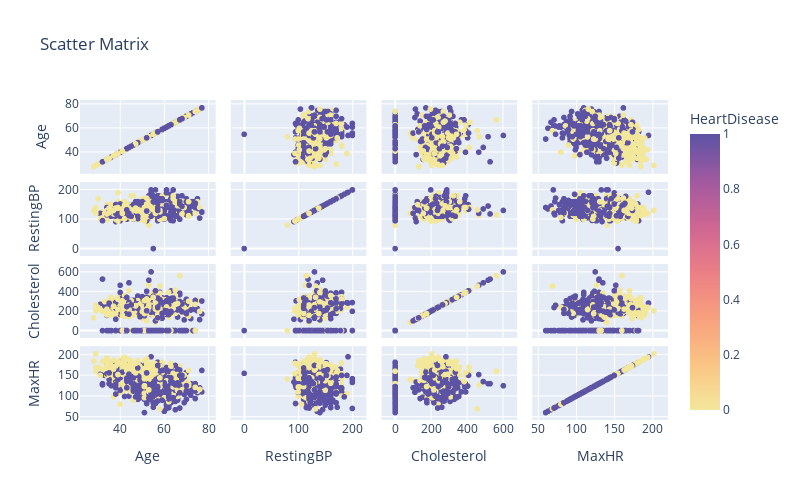

Write notebook code for a chart like this one.
### Code cell
heart_matrix = px.scatter_matrix(
    heart_disease,
    dimensions=['Age', 'RestingBP', 'Cholesterol', 'MaxHR'],
    color='HeartDisease',
    title='Scatter Matrix',
    color_continuous_scale='Sunset'
)

heart_matrix.show()

### Figure 1 — Plotly figure (JSON) as saved in the notebook; plotly's stock layout.template omitted (floating-point values rounded to 4 significant figures; data arrays with more than 128 entries replaced by an {"elided": "..."} marker saying what was removed)
{"data": [{"dimensions": [{"axis": {"matches": true}, "label": "Age", "values": {"elided": "918 int values"}}, {"axis": {"matches": true}, "label": "RestingBP", "values": {"elided": "918 int values"}}, {"axis": {"matches": true}, "label": "Cholesterol", "values": {"elided": "918 int values"}}, {"axis": {"matches": true}, "label": "MaxHR", "values": {"elided": "918 int values"}}], "hovertemplate": "%{xaxis.title.text}=%{x}<br>%{yaxis.title.text}=%{y}<br>HeartDisease=%{marker.color}<extra></extra>", "legendgroup": "", "marker": {"color": {"elided": "918 int values"}, "coloraxis": "coloraxis", "symbol": "circle"}, "name": "", "showlegend": false, "type": "splom"}], "layout": {"coloraxis": {"colorbar": {"title": {"text": "HeartDisease"}}, "colorscale": [[0, "rgb(243, 231, 155)"], [0.1667, "rgb(250, 196, 132)"], [0.3333, "rgb(248, 160, 126)"], [0.5, "rgb(235, 127, 134)"], [0.6667, "rgb(206, 102, 147)"], [0.8333, "rgb(160, 89, 160)"], [1, "rgb(92, 83, 165)"]]}, "dragmode": "select", "height": 500, "legend": {"tracegroupgap": 0}, "title": {"text": "Scatter Matrix"}, "width": 800, "xaxis": {"autorange": true, "range": [21.82, 83.18], "type": "linear"}, "xaxis2": {"autorange": true, "range": [-25.24, 225.2], "type": "linear"}, "xaxis3": {"autorange": true, "range": [-76.11, 679.1], "type": "linear"}, "xaxis4": {"autorange": true, "range": [42.08, 219.9], "type": "linear"}, "yaxis": {"autorange": true, "range": [21.82, 83.18], "type": "linear"}, "yaxis2": {"autorange": true, "range": [-25.24, 225.2], "type": "linear"}, "yaxis3": {"autorange": true, "range": [-76.11, 679.1], "type": "linear"}, "yaxis4": {"autorange": true, "range": [42.08, 219.9], "type": "linear"}}}
